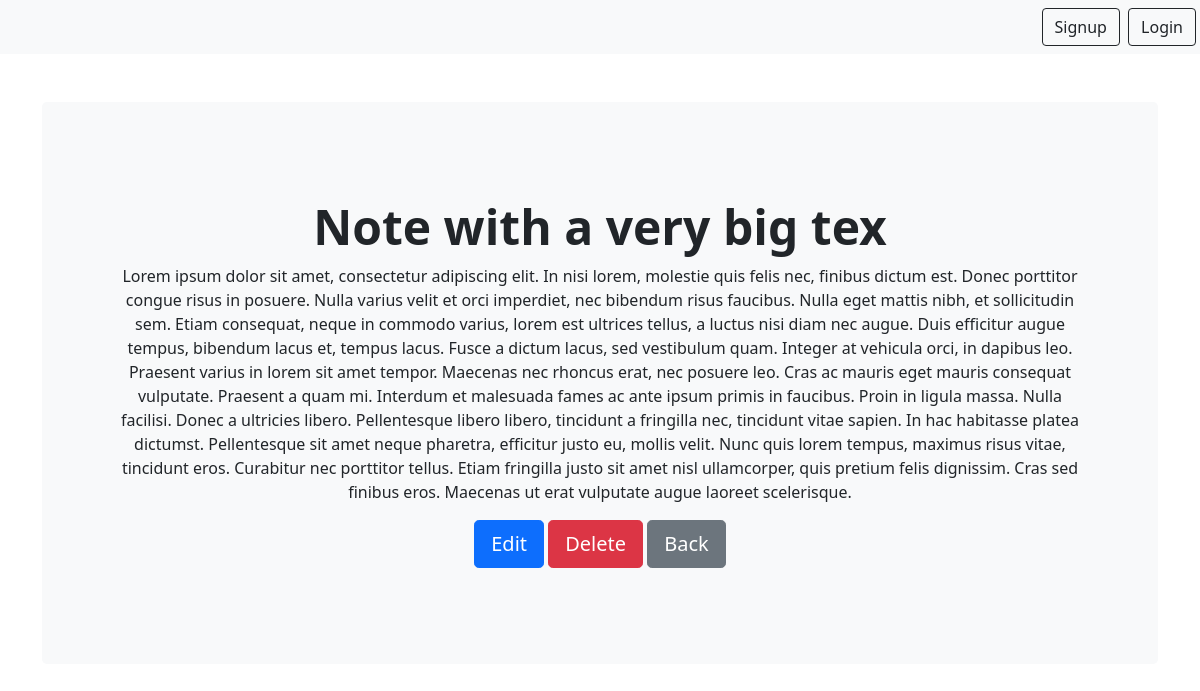
Before: /notes/3 with the older database file.
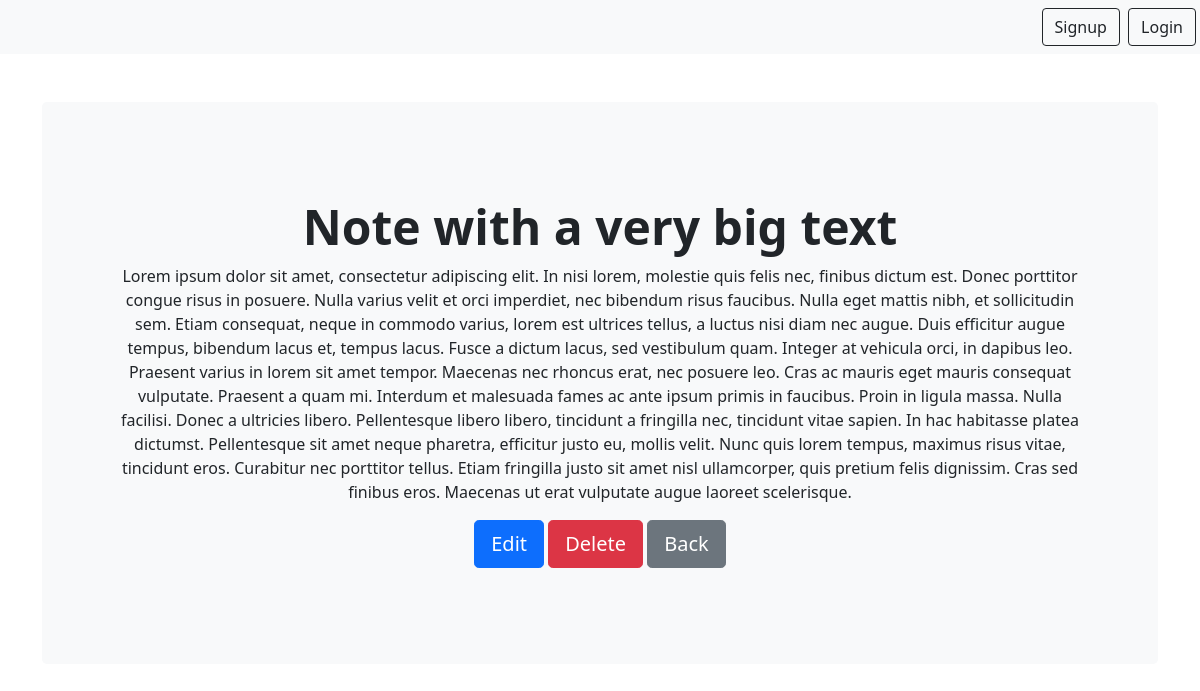
After: the same page with the newer database file.
### notes/models.py (models this page shows)
class Note(models.Model):
    title = models.CharField(max_length=200)
    text = models.TextField()
    created = models.DateTimeField(auto_now_add=True)
    user = models.ForeignKey(User, on_delete=models.CASCADE, related_name="notes")

### notes/views.py (the view)
# urls.py: path('notes/<int:pk>', views.NoteDetailView.as_view(), name='notes.detail'),
class NoteDetailView(DetailView):
    model = Note
    context_object_name = "note"
    template_name = "notes/note_detail.html"

### notes/templates/notes/note_detail.html
{% extends "base.html" %}
{% block content %}
<div class="p-5 mb-4 bg-light rounded-3">
      <div class="container-fluid py-5">
        <h1 class="display-5 fw-bold">{{ note.title }}</h1>
        <p class="modal-body py-0">{{ note.text }}</p>
        <a href="{% url 'notes.update' pk=note.id %}" class="btn btn-primary btn-lg">Edit</a>
          <a href="{% url 'notes.delete' pk=note.id %}" class="btn btn-danger btn-lg" type="button">Delete</a>
        <a href="{% url 'notes.list' %}" class="btn btn-secondary btn-lg">Back</a>
      </div>
    </div>
{% endblock %}

Changed rows visible on the page:
changed Note: title "Note with a very big tex" → "Note with a very big text"
